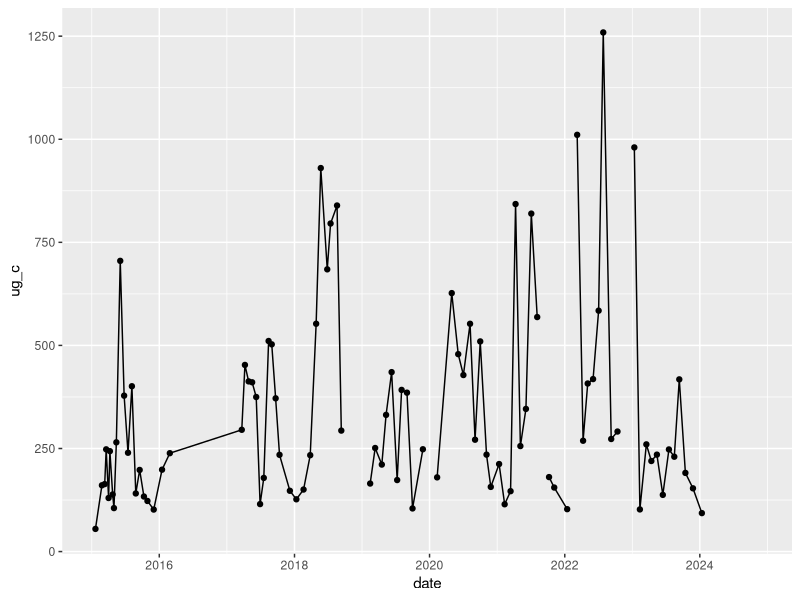

R code for this plot:
## ---- chunk 1
#Upload packages
library(tidyverse)
library(here)
library(patchwork)
## ---- chunk 2
#Import data
poc <- read_csv(here("files", "2024-12-06_HakaiData_poms.csv"))
## ---- chunk 3
poc_less <- poc %>% 
  filter(line_out_depth == 5, acidified == TRUE) %>% 
  select(date, ug_c)
## ---- chunk 4
poc_less %>% 
  ggplot(aes(x = date, y = ug_c)) +
  geom_line() +
  geom_point()
